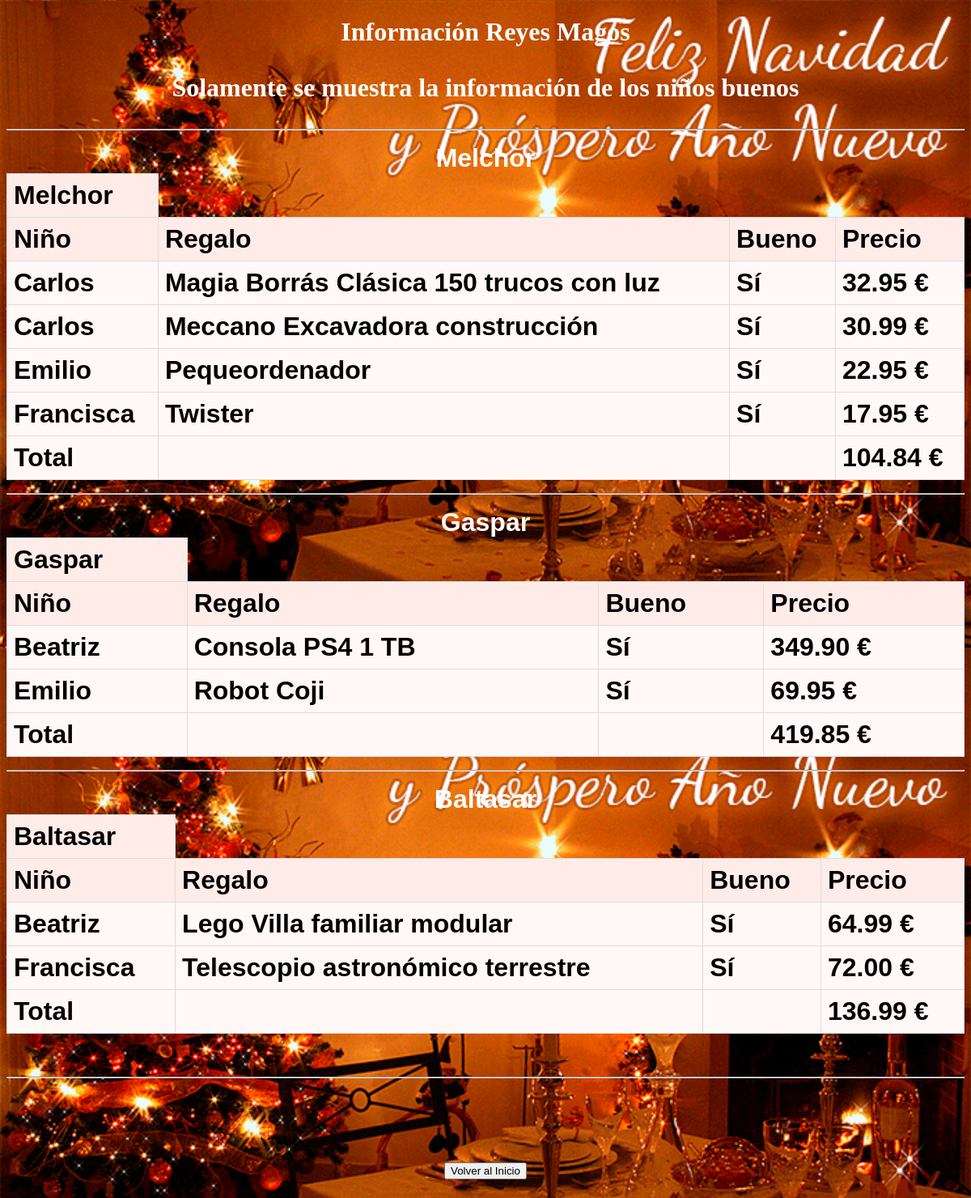
The app's page /reyes.php with its own data.
### tables this page shows
CREATE TABLE `ninios` (
  `idNInio` int(11) NOT NULL,
  `nombreNinio` varchar(45) NOT NULL,
  `apellidosNinio` varchar(45) NOT NULL,
  `fechaNacimiento` date NOT NULL,
  `bueno` varchar(10) NOT NULL
);

CREATE TABLE `juguetes` (
  `idJuguete` int(11) NOT NULL,
  `nombreJuguete` varchar(45) NOT NULL,
  `precioJuguete` float(10,2) NOT NULL,
  `idReyFK` int(11) NOT NULL
);

### conexion.php (called while the page is built, shortened)
<?php
class conexion
{
    protected $conexion;
    public function __construct()
    {
        $servidor= 'localhost';
        $usuario= 'studium';
        $clave= 'studium__';
        $bd='studium_dws_p2';
        $this->conexion= new mysqli($servidor,$usuario,$clave,$bd);
        if(mysqli_connect_error())
        {
            die("Error al conectar");
        }
        else
        {
            return $this->conexion;
        }
    }
    public function rey1()
    {
        $sql = "SELECT nombreNinio, bueno, nombreJuguete, precioJuguete
        FROM ninios INNER JOIN regalos on idNinio = idNinioFK
        INNER JOIN juguetes on idJugueteFK = idJuguete where idReyFK = 1";
        return $this->conexion->query($sql);
    }
    public function rey2()
    {
        $sql = "SELECT nombreNinio, bueno, nombreJuguete, precioJuguete
        FROM ninios INNER JOIN regalos on idNinio = idNinioFK
        INNER JOIN juguetes on idJugueteFK = idJuguete where idReyFK = 2";
        return $this->conexion->query($sql);
    }
    public function rey3()
    {
        $sql = "SELECT nombreNinio, bueno, nombreJuguete, precioJuguete
        FROM ninios INNER JOIN regalos on idNinio = idNinioFK
        INNER JOIN juguetes on idJugueteFK = idJuguete where idReyFK = 3";
        return $this->conexion->query($sql);
    }
        public function selectAllGood(){
            $sql = "SELECT * FROM ninios WHERE bueno = 'Sí'";
            return $this->conexion->query($sql);
        }
}
?>

### reyes.php (the view, shortened to what this page needs)
<?php
require_once('conexion.php');
$conexion = new conexion();
$filas = $conexion->selectAllGood();
$ninosBuenos = [];
while($fila = $filas->fetch_assoc()){
    $ninosBuenos[$fila['nombreNinio']] = $fila['nombreNinio'];
};
$totalMelchor=0;
$totalGaspar=0;
$totalBaltasar=0;
?>
<!DOCTYPE html>
<html>
    <head>
    <link href="./estilosCSS.css" rel="stylesheet" type="text/css" >
</head>
<body>
    <h1><strong>Información Reyes Magos</strong><h1>
        <p>Solamente se muestra la información de los niños buenos</p>
        <hr>
        <table>
           <caption>Melchor</caption>
         <thead>
                <th>Melchor</th>
                <tr>
                <th>Niño</th>
                <th>Regalo</th>
                <th>Bueno</th>
                <th>Precio</th>
            </tr>
        </thead>
        <tbody>
        <?php
            $rey = $conexion->rey1();
            while ($fila=$rey->fetch_assoc())
            {
        ?>
         <?php if(array_key_exists($fila['nombreNinio'], $ninosBuenos)){ ?>
                <tr>
                <td><?php echo $ninosBuenos[$fila['nombreNinio']]; ?></td>
                <td><?php echo $fila['nombreJuguete'];?></td>
                <td><?php echo $fila['bueno'];?></td>
                <td><?php echo $fila['precioJuguete'];?> €</td>
                <tr>
                <?php $totalMelchor += (float) $fila['precioJuguete']; ?>
        <?php
            }
        }
        ?>
        <td><b>Total</b></td>
        <td></td>
        <td></td>
        <td class="text-center"><strong><?php echo $totalMelchor; ?> €</strong></td>
            <table>
           <caption>Gaspar</caption>
         <thead>
                <th>Gaspar
                </tr>
                <th>Niño</th>
                <th>Regalo</th>
                <th>Bueno</th>
                <th>Precio</th>
                </tr>
        <tbody>
        <?php
            $rey = $conexion->rey2();
            while ($fila=$rey->fetch_assoc())
            {
        ?>
         <?php if(array_key_exists($fila['nombreNinio'], $ninosBuenos)){ ?>
                <tr>
                <td><?php echo $ninosBuenos[$fila['nombreNinio']]; ?></td>
                <td><?php echo $fila['nombreJuguete'];?></td>
                <td><?php echo $fila['bueno'];?></td>
                <td><?php echo $fila['precioJuguete'];?> €</td>
                <?php $totalGaspar += (float) $fila['precioJuguete']; ?>
            <tr>
        <?php
            }
        }
        ?>
              <td><b>Total</b></td>
        <td></td>
        <td></td>
        <td class="text-center"><strong><?php echo $totalGaspar; ?> €</strong></td>
</tbody>
<tr>
<tr>
    <hr>
            <table>
           <caption>Baltasar</caption>
         <thead>
            <th>Baltasar
                <tr>
                <th>Niño</th>
                <th>Regalo</th>
                <th>Bueno</th>
                <th>Precio</th>
            </tr>
        </thead>
        <tbody>
        <?php
            $rey = $conexion->rey3();
            while ($fila=$rey->fetch_assoc())
            {
        ?>
         <?php if(array_key_exists($fila['nombreNinio'], $ninosBuenos)){ ?>
                <tr>
                <td><?php echo $ninosBuenos[$fila['nombreNinio']]; ?></td>
                <td><?php echo $fila['nombreJuguete'];?></td>
                <td><?php echo $fila['bueno'];?></td>
                <td><?php echo $fila['precioJuguete'];?> €</td>
            <tr>
                    <?php $totalBaltasar += (float) $fila['precioJuguete']; ?>
        <?php
            }
        }
            ?>
              <td><b>Total</b></td>
        <td></td>
        <td></td>
        <td class="text-center"><strong><?php echo $totalBaltasar; ?> €</strong></td>
        <hr>
</tbody>
    </table>
    <br>
    <hr>
    <br>
    <br>
    <a href="index.php"><button type="button">Volver al Inicio</button>
</body>
</html>

### estilosCSS.css (style rules this page uses)
body { background-image:url(./img/portada.gif); background-size: 100% auto; height: 100%; }
h1 { color: #fff; }

### reyes.php (style rules this page uses)
h1,p { text-align: center; }
table { font-family: arial, sans-serif; border-collapse: collapse; width: 100%; }
td, th { border: 1px solid #dddddd; text-align: left; padding: 8px; }
td { color:#000; background-color:#FFF8F6; }
th { color:#000; background-color:#FFECE8; }

### records on screen
ninios: nombreNinio "Carlos", juguetes.nombreJuguete "Magia Borrás Clásica 150 trucos con luz", bueno "Sí", juguetes.precioJuguete "32.95", juguetes.nombreJuguete "Meccano Excavadora construcción", juguetes.precioJuguete "30.99"
ninios: nombreNinio "Emilio", juguetes.nombreJuguete "Pequeordenador", bueno "Sí", juguetes.precioJuguete "22.95", juguetes.nombreJuguete "Robot Coji", juguetes.precioJuguete "69.95"
ninios: nombreNinio "Francisca", juguetes.nombreJuguete "Twister", bueno "Sí", juguetes.precioJuguete "17.95", juguetes.nombreJuguete "Telescopio astronómico terrestre", juguetes.precioJuguete "72.00"
ninios: nombreNinio "Beatriz", juguetes.nombreJuguete "Consola PS4 1 TB", bueno "Sí", juguetes.precioJuguete "349.90", juguetes.nombreJuguete "Lego Villa familiar modular", juguetes.precioJuguete "64.99"

### other values on screen
$totalMelchor "104.84"
$totalGaspar "419.85"
$totalBaltasar "136.99"
